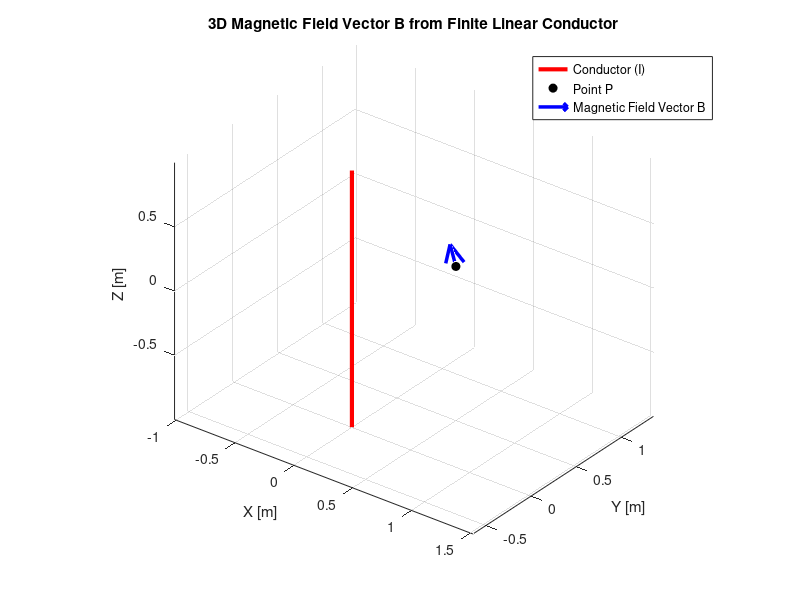

Here is the MATLAB script that generated this plot:
% Script to compute and visualize magnetic field B of a finite linear conductor

clear; clc; close all;

%% 1. User Defined Parameters
mu0 = 4*pi*1e-7;        % Permeability of free space [H/m]
I   = 10.0;             % Current carrying capacity [A]
L   = 2.0;              % Length of the conductor [m]

% Position of the conductor center A = [Ax, Ay, Az]
A = [0.0, 0.0, 0.0];    

% Observation point P = [Px, Py, Pz]
P = [0.5, 0.5, 0.2];    

%% 2. Conductor Geometry Setup
% Conductor endpoints parallel to z-axis
z1 = A(3) - L/2;
z2 = A(3) + L/2;

wire_start = [A(1), A(2), z1];
wire_end   = [A(1), A(2), z2];

%% 3. Magnetic Field Calculation (Biot-Savart Law)
rx = P(1) - A(1);
ry = P(2) - A(2);
R  = sqrt(rx^2 + ry^2);  % Radial distance in xy-plane

if R == 0
    error('Point P lies directly on the conductor axis; magnetic field is singular.');
end

% Integral substitution terms
u1 = z1 - P(3);
u2 = z2 - P(3);

% Definite integral result along conductor length
integral_factor = (u2 / sqrt(R^2 + u2^2) - u1 / sqrt(R^2 + u1^2)) / (R^2);

% Vector components of B
Bx = -(mu0 * I / (4 * pi)) * ry * integral_factor;
By =  (mu0 * I / (4 * pi)) * rx * integral_factor;
Bz =  0;

B = [Bx, By, Bz];
B_mag = norm(B);

% Print results to command window
fprintf('Magnetic Field Vector B at P: [%.3e, %.3e, %.3e] T\n', B(1), B(2), B(3));
fprintf('Magnitude |B|: %.3e T\n', B_mag);

%% 4. 3D Vector Visualization
figure('Color', 'w', 'Name', 'Biot-Savart Law 3D Visualization');
hold on; grid on; axis equal;
xlabel('X [m]'); ylabel('Y [m]'); zlabel('Z [m]');
title('3D Magnetic Field Vector \bf{B} from Finite Linear Conductor');

% Draw Conductor
plot3([wire_start(1), wire_end(1)], ...
      [wire_start(2), wire_end(2)], ...
      [wire_start(3), wire_end(3)], ...
      'r-', 'LineWidth', 3, 'DisplayName', 'Conductor (I)');

% Current Direction Indicator
quiver3(A(1), A(2), A(3)-0.1*L, 0, 0, 0.2*L, 0, ...
        'r', 'LineWidth', 2, 'MaxHeadSize', 0.6, 'HandleVisibility', 'off');

% Observation Point P
plot3(P(1), P(2), P(3), 'ko', 'MarkerFaceColor', 'k', ...
      'MarkerSize', 6, 'DisplayName', 'Point P');

% Plot Magnetic Field Vector B (Scaled for visualization)
scale_factor = 0.3 / B_mag; % Normalizes arrow length to 0.3 meters on plot
quiver3(P(1), P(2), P(3), ...
        B(1)*scale_factor, B(2)*scale_factor, B(3)*scale_factor, ...
        0, 'b', 'LineWidth', 2.5, 'MaxHeadSize', 0.5, ...
        'DisplayName', 'Magnetic Field Vector B');

legend('Location', 'northeast');
view(37.5, 30);
rotate3d on;
